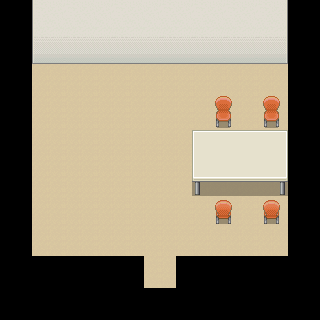

The image is a tile-based game level rendered from a .tmx file. Its description and source (layers, tilesets, objects; grid data summarised) follow:
An orthogonal 20x20 tile map with 16x16 px tiles, 3 tile layers (Base, MonoShita, CharaUe) and 7 objects.

<map version="1.0" orientation="orthogonal" renderorder="right-down" width="20" height="20" tilewidth="16" tileheight="16" nextobjectid="8">
 <tileset firstgid="1" name="ST-Fdshop-I01" tilewidth="16" tileheight="16" tilecount="1440" columns="16">
  <image source="ST-Fdshop-I01.png" width="256" height="1440" />
 </tileset>
 <layer name="Base" width="20" height="20">
  <properties>
   <property name="z" value="-11" />
  </properties>
  <data>[400 cells, 260 non-empty, 28 distinct tile ids]</data>
 </layer>
 <layer name="MonoShita" width="20" height="20">
  <properties>
   <property name="z" value="-11" />
  </properties>
  <data>[400 cells, 38 non-empty, 34 distinct tile ids]</data>
 </layer>
 <objectgroup name="collision">
  <object id="1" x="0" y="0" width="320" height="64" />
  <object id="2" x="288" y="64" width="32" height="256" />
  <object id="3" x="0" y="64" width="32" height="256" />
  <object id="4" x="32" y="256" width="112" height="64" />
  <object id="5" x="176" y="256" width="112" height="64" />
  <object id="6" x="144" y="288" width="32" height="32" />
  <object id="7" x="192" y="128" width="96" height="64" />
 </objectgroup>
 <layer name="CharaUe" width="20" height="20">
  <data>[400 cells, 8 non-empty, 4 distinct tile ids]</data>
 </layer>
</map>
